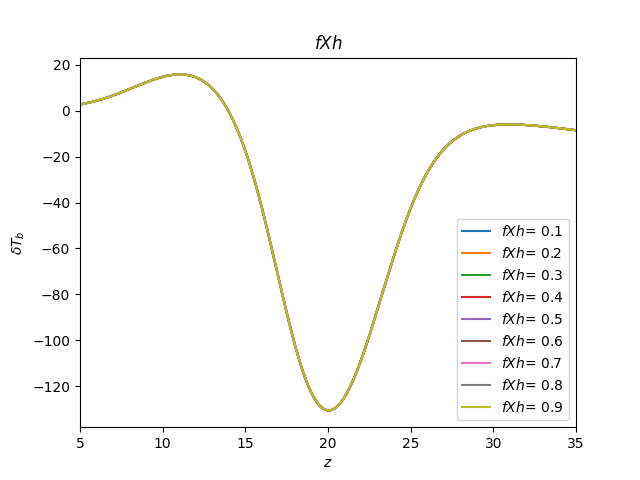

Write the Python code that produced this figure.
import ares
import matplotlib.pyplot as plt
import numpy as np

temp=np.arange(0.1, 1, 0.1)
fig1 = plt.figure()
for i in range(len(temp)):
    print("iteration number " + repr(i+1))
    print("Parameter value is " + repr(temp[i]))
    sim = ares.simulations.Global21cm(fXh = temp[i])
    sim.run()
    plt.plot(sim.history['z'], sim.history['dTb'], label = "$fXh$= "+str(round(temp[i],1)))

plt.title(r"$fXh$")
plt.xlabel(r"$z$")
plt.ylabel(r"$\delta T_b$")
plt.legend(loc='lower right')
plt.xlim(5,35)
plt.savefig("fXh.png")